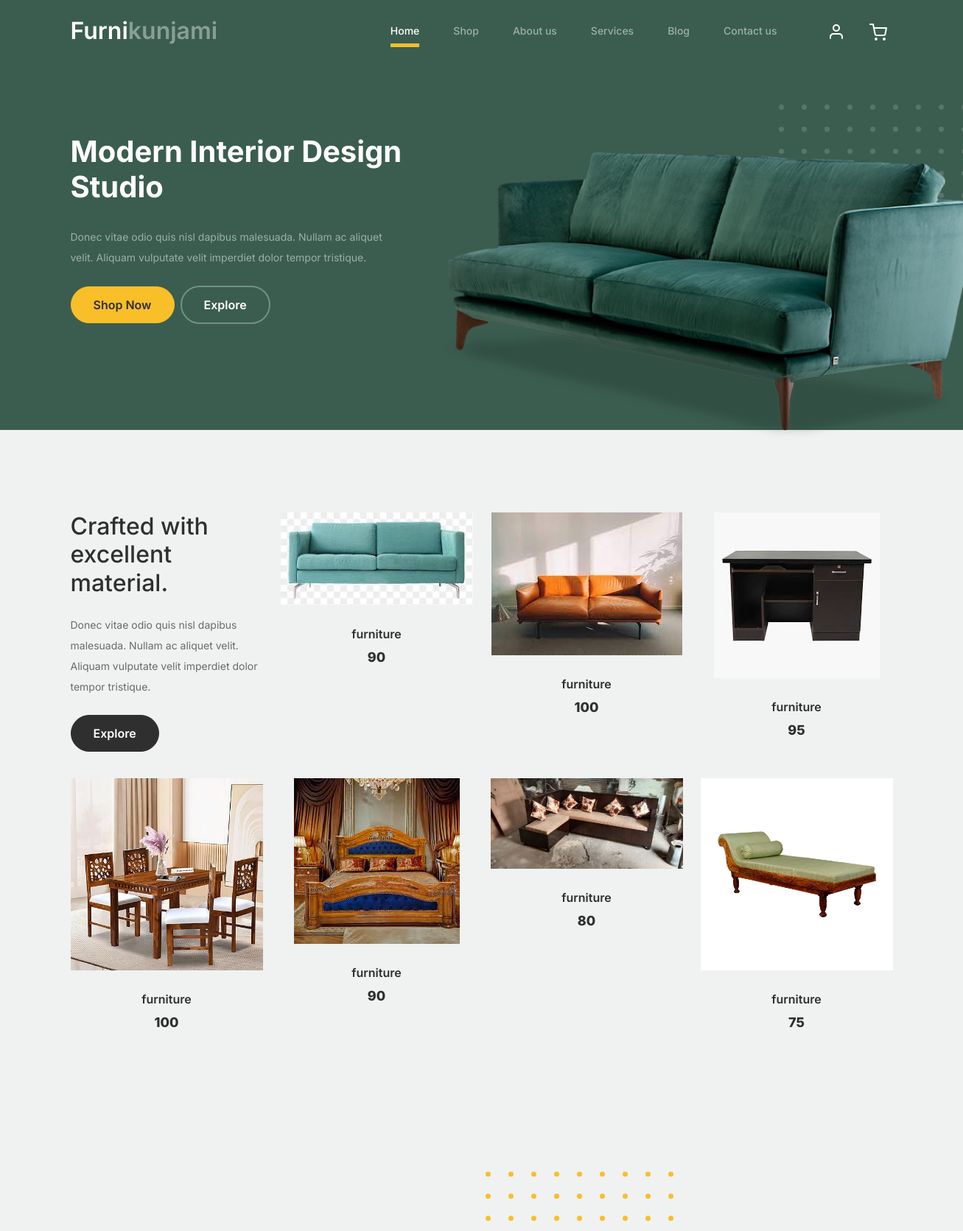
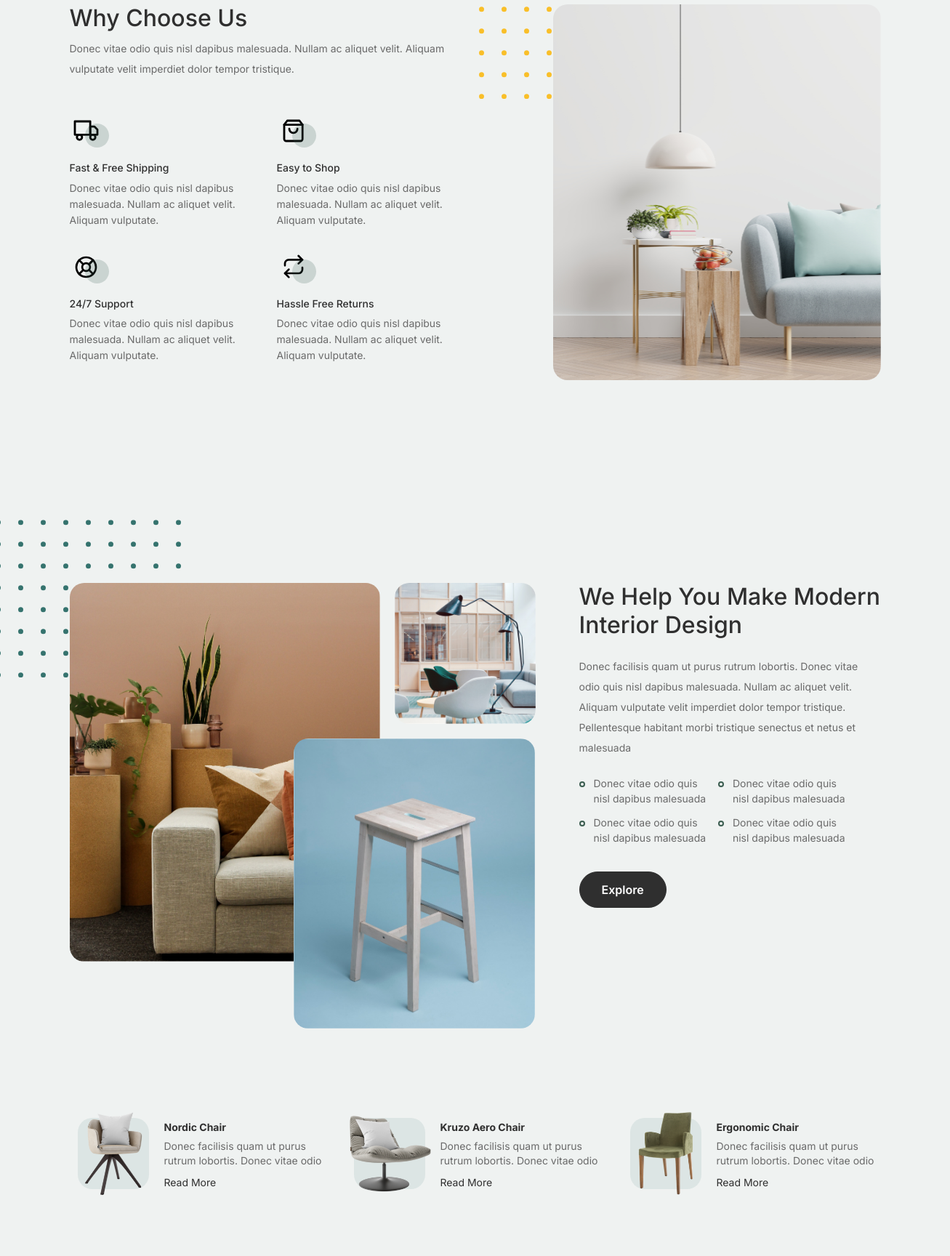
Page /index (signed in, upper part) on the committed database (2 pictures, top to bottom).
### ecomm_app/models.py (models this page shows)
class Product(models.Model):
    admin = models.ForeignKey(User,on_delete=models.CASCADE)
    name = models.CharField(max_length=100, null=True, blank=True)
    stock = models.CharField(max_length=100, null=True, blank=True)
    des = models.TextField(max_length=100, null=True, blank=True)
    price = models.IntegerField(null=True, blank= True)
    image = models.ImageField(upload_to='product_images')
    Category = models.ForeignKey(Category, on_delete=models.CASCADE)

### ecomm_app/views.py (the view)
# urls.py: path('index',views.index,name="index"),
def index(request):
    View =Product.objects.all()
    context={
    'view':View
}
    return render(request,'index.html',context)

### templates/index.html (shortened to what this page needs)
 {% load static %}
<!doctype html>
<html lang="en">
<head>
		<link href="{% static 'css/bootstrap.min.css' %}" rel="stylesheet">
		<link href="{% static 'https://cdnjs.cloudflare.com/ajax/libs/font-awesome/6.0.0-beta3/css/all.min.css' %}" rel="stylesheet">
		<link href="{% static 'css/tiny-slider.css' %}" rel="stylesheet">
		<link href="{% static 'css/style.css' %}" rel="stylesheet">
	</head>
	<body>
		<nav class="custom-navbar navbar navbar navbar-expand-md navbar-dark bg-dark" arial-label="Furni navigation bar">
			<div class="container">
				<a class="navbar-brand" href="index.html">Furni<span>{{request.user.username}}</span></a>
				<div class="collapse navbar-collapse" id="navbarsFurni">
					<ul class="custom-navbar-nav navbar-nav ms-auto mb-2 mb-md-0">
						<li class="nav-item active">
							<a class="nav-link" href="{% url 'index' %}">Home</a>
						</li>
						<li><a class="nav-link" href="{% url 'shop' %}">Shop</a></li>
						<li><a class="nav-link" href="{% url 'about' %}">About us</a></li>
						<li><a class="nav-link" href="{% url 'services' %}">Services</a></li>
						<li><a class="nav-link" href="{% url 'blog' %}">Blog</a></li>
						<li><a class="nav-link" href="{% url 'contact' %}">Contact us</a></li>
					</ul>
					<ul class="custom-navbar-cta navbar-nav mb-2 mb-md-0 ms-5">
						<li><a class="nav-link" href="#"><img src="{% static 'images/user.svg' %}"></a></li>
						<li><a class="nav-link" href="{% url 'view_cart' %}"><img src="{% static 'images/cart.svg' %}"></a></li>
					</ul>
				</div>
			</div>
		</nav>
			<div class="hero">
				<div class="container">
					<div class="row justify-content-between">
						<div class="col-lg-5">
							<div class="intro-excerpt">
								<h1>Modern Interior <span clsas="d-block">Design Studio</span></h1>
								<p class="mb-4">Donec vitae odio quis nisl dapibus malesuada. Nullam ac aliquet velit. Aliquam vulputate velit imperdiet dolor tempor tristique.</p>
								<p><a href="{% url 'shop' %}" class="btn btn-secondary me-2">Shop Now</a><a href="#" class="btn btn-white-outline">Explore</a></p>
							</div>
						</div>
						<div class="col-lg-7">
							<div class="hero-img-wrap">
								<img src="{% static 'images/couch.png' %}" class="img-fluid">
							</div>
						</div>
					</div>
				</div>
			</div>
		<div class="product-section">
			<div class="container">
				<div class="row">
					<div class="col-md-12 col-lg-3 mb-5 mb-lg-0">
						<h2 class="mb-4 section-title">Crafted with excellent material.</h2>
						<p class="mb-4">Donec vitae odio quis nisl dapibus malesuada. Nullam ac aliquet velit. Aliquam vulputate velit imperdiet dolor tempor tristique. </p>
						<p><a href="shop.html" class="btn">Explore</a></p>
					</div>
					{% for i in view %}
					<div class="col-12 col-md-4 col-lg-3 mb-5 mb-md-0">
						<a class="product-item" href="{% url 'single' i.pk %}">
							<img src="{{i.image.url}}" class="img-fluid product-thumbnail">
							<h3 class="product-title">{{i.name}}</h3>
							<strong class="product-price">{{i.price}}</strong>
						</a>
					</div>
					{% endfor%}
				</div>
			</div>
		</div>
		<div class="why-choose-section">
			<div class="container">
				<div class="row justify-content-between">
					<div class="col-lg-6">
						<h2 class="section-title">Why Choose Us</h2>
						<p>Donec vitae odio quis nisl dapibus malesuada. Nullam ac aliquet velit. Aliquam vulputate velit imperdiet dolor tempor tristique.</p>
						<div class="row my-5">
							<div class="col-6 col-md-6">
								<div class="feature">
									<div class="icon">
										<img src="{% static 'images/truck.svg' %}" alt="Image" class="imf-fluid">
									</div>
									<h3>Fast &amp; Free Shipping</h3>
									<p>Donec vitae odio quis nisl dapibus malesuada. Nullam ac aliquet velit. Aliquam vulputate.</p>
								</div>
							</div>
							<div class="col-6 col-md-6">
								<div class="feature">
									<div class="icon">
										<img src="{% static 'images/bag.svg' %}" alt="Image" class="imf-fluid">
									</div>
									<h3>Easy to Shop</h3>
									<p>Donec vitae odio quis nisl dapibus malesuada. Nullam ac aliquet velit. Aliquam vulputate.</p>
								</div>
							</div>
							<div class="col-6 col-md-6">
								<div class="feature">
									<div class="icon">
										<img src="{% static 'images/support.svg' %}" alt="Image" class="imf-fluid">
									</div>
									<h3>24/7 Support</h3>
									<p>Donec vitae odio quis nisl dapibus malesuada. Nullam ac aliquet velit. Aliquam vulputate.</p>
								</div>
							</div>
							<div class="col-6 col-md-6">
								<div class="feature">
									<div class="icon">
										<img src="{% static 'images/return.svg' %}" alt="Image" class="imf-fluid">
									</div>
									<h3>Hassle Free Returns</h3>
									<p>Donec vitae odio quis nisl dapibus malesuada. Nullam ac aliquet velit. Aliquam vulputate.</p>
								</div>
							</div>
						</div>
					</div>
					<div class="col-lg-5">
						<div class="img-wrap">
							<img src="{% static 'images/why-choose-us-img.jpg' %}" alt="Image" class="img-fluid">
						</div>
					</div>
				</div>
			</div>
		</div>
		<div class="we-help-section">
			<div class="container">
				<div class="row justify-content-between">
					<div class="col-lg-7 mb-5 mb-lg-0">
						<div class="imgs-grid">
							<div class="grid grid-1"><img src="{% static 'images/img-grid-1.jpg' %}" alt="Untree.co"></div>
							<div class="grid grid-2"><img src="{% static 'images/img-grid-2.jpg' %}" alt="Untree.co"></div>
							<div class="grid grid-3"><img src="{% static 'images/img-grid-3.jpg' %}" alt="Untree.co"></div>
						</div>
					</div>
					<div class="col-lg-5 ps-lg-5">
						<h2 class="section-title mb-4">We Help You Make Modern Interior Design</h2>
						<p>Donec facilisis quam ut purus rutrum lobortis. Donec vitae odio quis nisl dapibus malesuada. Nullam ac aliquet velit. Aliquam vulputate velit imperdiet dolor tempor tristique. Pellentesque habitant morbi tristique senectus et netus et malesuada</p>
						<ul class="list-unstyled custom-list my-4">
							<li>Donec vitae odio quis nisl dapibus malesuada</li>
							<li>Donec vitae odio quis nisl dapibus malesuada</li>
							<li>Donec vitae odio quis nisl dapibus malesuada</li>
							<li>Donec vitae odio quis nisl dapibus malesuada</li>
						</ul>
						<p><a herf="#" class="btn">Explore</a></p>
					</div>
				</div>
			</div>
		</div>
		<div class="popular-product">
			<div class="container">
				<div class="row">
					<div class="col-12 col-md-6 col-lg-4 mb-4 mb-lg-0">
						<div class="product-item-sm d-flex">
							<div class="thumbnail">
								<img src="{% static 'images/product-1.png' %}" alt="Image" class="img-fluid">
							</div>
							<div class="pt-3">
								<h3>Nordic Chair</h3>
								<p>Donec facilisis quam ut purus rutrum lobortis. Donec vitae odio </p>
								<p><a href="#">Read More</a></p>
							</div>
						</div>
					</div>
					<div class="col-12 col-md-6 col-lg-4 mb-4 mb-lg-0">
						<div class="product-item-sm d-flex">
							<div class="thumbnail">
								<img src="{% static 'images/product-2.png' %}" alt="Image" class="img-fluid">
							</div>
							<div class="pt-3">
								<h3>Kruzo Aero Chair</h3>
								<p>Donec facilisis quam ut purus rutrum lobortis. Donec vitae odio </p>
								<p><a href="#">Read More</a></p>
							</div>
						</div>
					</div>
					<div class="col-12 col-md-6 col-lg-4 mb-4 mb-lg-0">
						<div class="product-item-sm d-flex">
							<div class="thumbnail">
								<img src="{% static 'images/product-3.png' %}" alt="Image" class="img-fluid">
							</div>
							<div class="pt-3">
								<h3>Ergonomic Chair</h3>
								<p>Donec facilisis quam ut purus rutrum lobortis. Donec vitae odio </p>
								<p><a href="#">Read More</a></p>
							</div>
						</div>
					</div>
				</div>
			</div>
		</div>
	</body>
</html>

### rows in the picture
Product: image (picture), name "furniture", price "90"
Product: image (picture), name "furniture", price "100"
Product: image (picture), name "furniture", price "95"
Product: image (picture), name "furniture", price "100"
Product: image (picture), name "furniture", price "90"
Product: image (picture), name "furniture", price "80"
Product: image (picture), name "furniture", price "75"

### other values in the picture
{{ request.user.username }} "kunjami"
